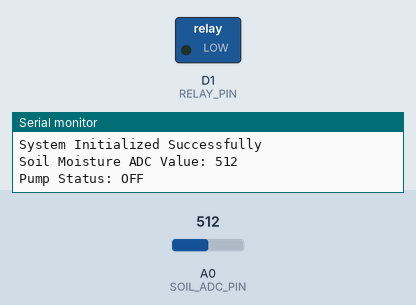
A sketch run on a simulated ESP8266 (NodeMCU). On the bench: switched loads named in the sketch (green lamp = pin HIGH), the last lines printed to the serial monitor. Inputs (shaded band) come from the test bench; at power-on: A0 (SOIL_ADC_PIN) = 512. WiFi joins after 1.5 s; servers stay silent unless stated.

Above: at 3.1 s.
3.2 s: A0 (SOIL_ADC_PIN) set to 632
5.2 s: A0 (SOIL_ADC_PIN) set to 665
At 6.7 s:
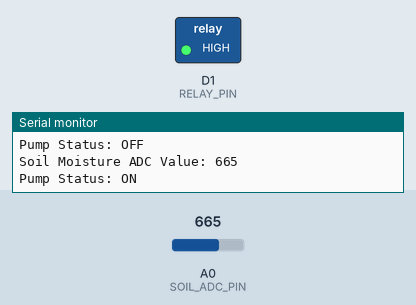
7.5 s: A0 (SOIL_ADC_PIN) set to 640
At 8.3 s:
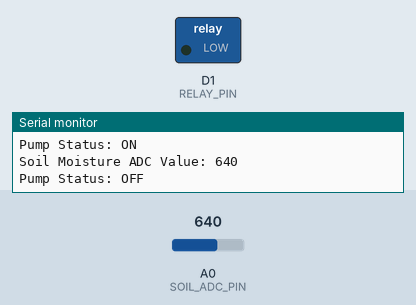
9.5 s: A0 (SOIL_ADC_PIN) set to 660
At 11.0 s:
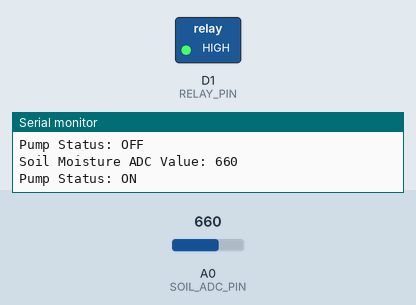
Timing chart, 0 to 12.5 s (numbered marks = the images above; inputs shaded):
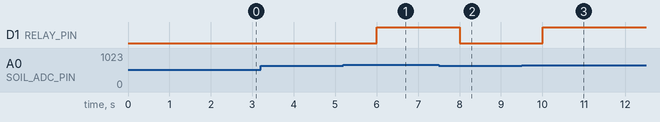

The sketch:

Irrigation.ino
```cpp
#define BLYNK_PRINT Serial

#include <ESP8266WiFi.h>
#include <BlynkSimpleEsp8266.h>


char auth[] = "BLYNK_AUTH_TOKEN";
char ssid[] = "WIFI_NAME";
char pass[] = "WIFI_PASSWORD";


#define SOIL_ADC_PIN   A0
#define RELAY_PIN     D1


#define DRY_THRESHOLD     650
#define SENSOR_INTERVAL  2000UL


unsigned long lastSensorRead = 0;
int soilAdcValue = 0;
bool pumpState = false;


void pumpON(void);
void pumpOFF(void);

void setup() {
  Serial.begin(9600);
  delay(100);

  pinMode(RELAY_PIN, OUTPUT);
  digitalWrite(RELAY_PIN, LOW);

  Serial.println("Booting IoT Smart Irrigation System...");

  Blynk.begin(auth, ssid, pass);

  Serial.println("System Initialized Successfully");
}

void loop() {
  Blynk.run();

  unsigned long currentTime = millis();

  if (currentTime - lastSensorRead >= SENSOR_INTERVAL) {
    lastSensorRead = currentTime;

    soilAdcValue = analogRead(SOIL_ADC_PIN);

    Serial.print("Soil Moisture ADC Value: ");
    Serial.println(soilAdcValue);


    if (soilAdcValue > DRY_THRESHOLD) {
      pumpON();
    } else {
      pumpOFF();
    }


    Blynk.virtualWrite(V0, soilAdcValue);
    Blynk.virtualWrite(V1, pumpState);
  }
}


void pumpON(void) {
  digitalWrite(RELAY_PIN, HIGH);
  pumpState = true;
  Serial.println("Pump Status: ON");
}

void pumpOFF(void) {
  digitalWrite(RELAY_PIN, LOW);
  pumpState = false;
  Serial.println("Pump Status: OFF");
}


BLYNK_WRITE(V2) {
  int buttonState = param.asInt();

  if (buttonState == 1) {
    pumpON();
  } else {
    pumpOFF();
  }
}
```

Measured:
- the behaviour switches between 650 and 651 on A0 (SOIL_ADC_PIN) (found by bisection; images 0 and 1)
- after the input at 5.2 s, D1 (RELAY_PIN): LOW → HIGH after 0.80 s
- after the input at 7.5 s, D1 (RELAY_PIN): HIGH → LOW after 0.50 s
- after the input at 9.5 s, D1 (RELAY_PIN): LOW → HIGH after 0.50 s
